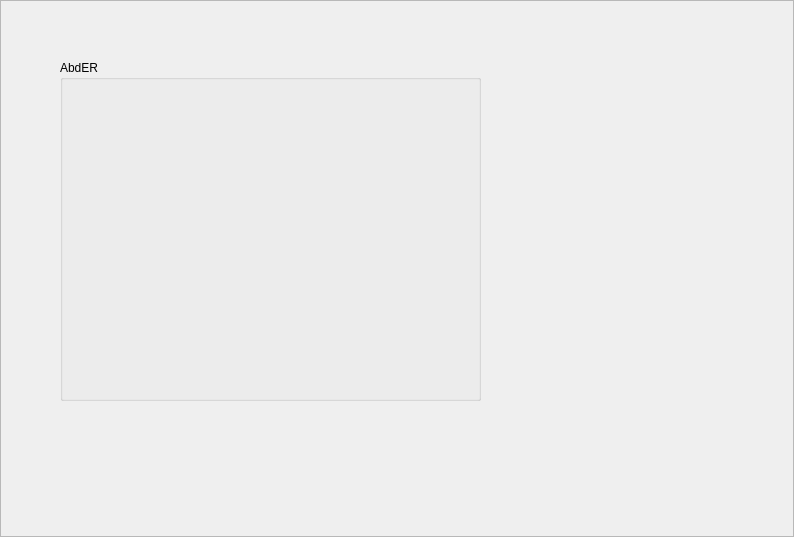
<?xml version="1.0" encoding="UTF-8"?>
<ui version="4.0">
 <class>FileFrame</class>
 <widget class="QFrame" name="FileFrame">
  <property name="geometry">
   <rect>
    <x>0</x>
    <y>0</y>
    <width>794</width>
    <height>537</height>
   </rect>
  </property>
  <property name="windowTitle">
   <string>Frame</string>
  </property>
  <property name="frameShape">
   <enum>QFrame::StyledPanel</enum>
  </property>
  <property name="frameShadow">
   <enum>QFrame::Raised</enum>
  </property>
  <widget class="QGroupBox" name="groupBox">
   <property name="geometry">
    <rect>
     <x>60</x>
     <y>60</y>
     <width>421</width>
     <height>341</height>
    </rect>
   </property>
   <property name="title">
    <string>AbdER</string>
   </property>
  </widget>
 </widget>
 <resources/>
 <connections/>
</ui>
